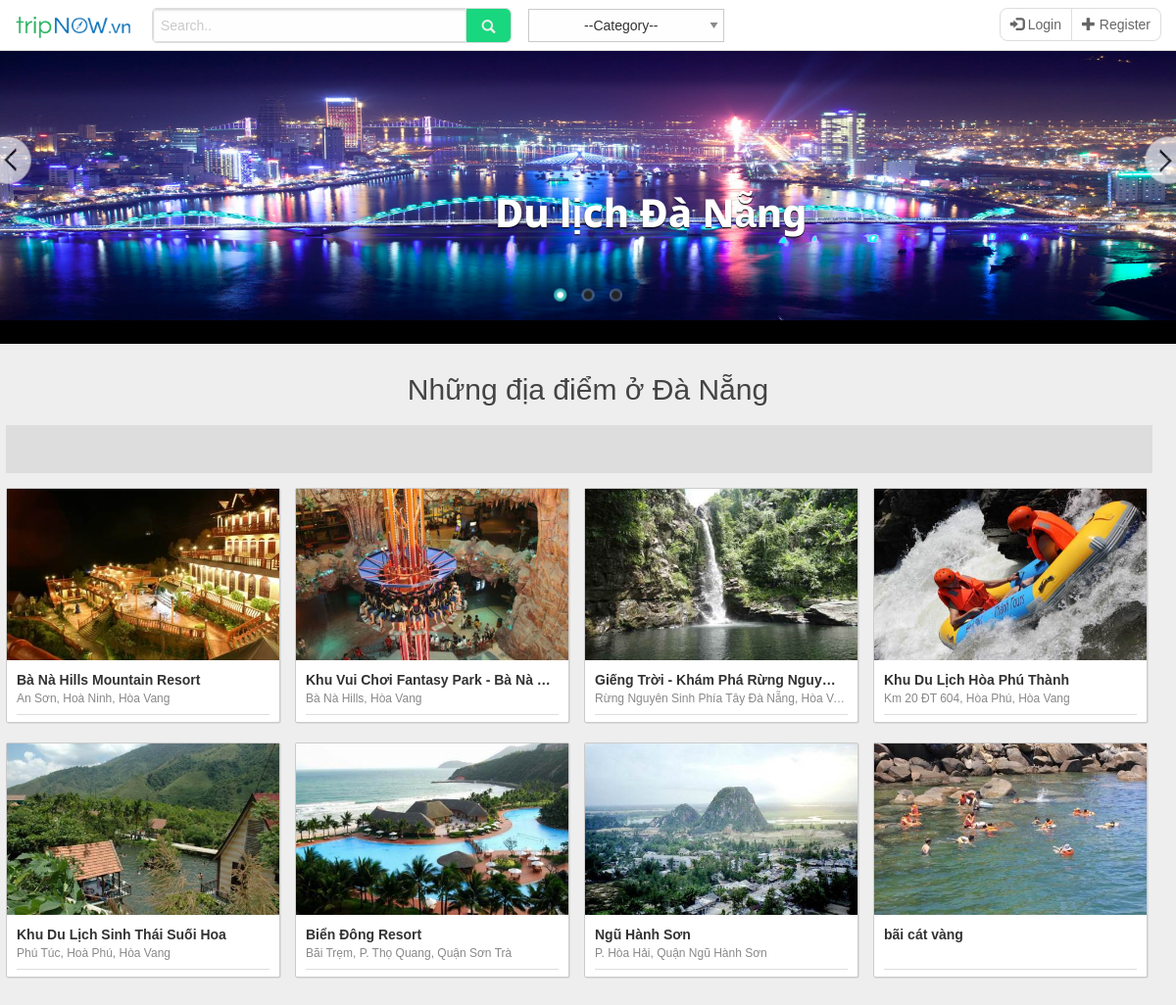
The app's page /city.php?city=DN with its own data.
### tables this page shows
CREATE TABLE `place` (
  `ID` int(11) NOT NULL,
  `name` text NOT NULL,
  `address` text NOT NULL,
  `image` text NOT NULL,
  `category` text NOT NULL,
  `description` text NOT NULL,
  `city` text NOT NULL,
  `phone` text NOT NULL,
  `time_open` text NOT NULL,
  `quality` float NOT NULL
);

### city.php (the view, shortened to what this page needs)
<!DOCTYPE html>
<html>
<head>
	<link rel="stylesheet" type="text/css" href="css/city-style.css">
	<link rel="stylesheet" href="https://maxcdn.bootstrapcdn.com/bootstrap/3.3.7/css/bootstrap.min.css">
		     <link rel="stylesheet" href="https://cdnjs.cloudflare.com/ajax/libs/foundation/6.2.3/foundation.min.css">
		     <link rel="stylesheet" type="text/css" href="https://cdn.jsdelivr.net/sweetalert2/4.0.4/sweetalert2.min.css">
</head>
<body>
<?php include('header.php') ?>
<?php
if($_GET['city']=='DN') $city = 'Đà Nẵng';
?>
<div class="banner">
<?php include("banner.php"); ?>
</div>
<?php if($city == 'Đà Nẵng') echo '<h1 class="city-banner" style="left:505px">Du lịch '.$city.'</h1>';
?>
<h2 style="text-align: center;color: #444;">Những địa điểm ở <?php echo $city ?></h2>
<div class="content">
	<div class="panel-bar">
	</div>
	 <div class="panel-content">
	 <?php
	$link = mysqli_connect('localhost:3306','root','','tourist') or die("Could not connect");
	mysqli_set_charset($link,"utf8");
	$sql = "select * from place where city = '".$_GET['city']."'";
	$result = mysqli_query($link,$sql);
	if (mysqli_num_rows($result) > 0)
	{
	    while($row = mysqli_fetch_assoc($result)) {
	       $name = $row['name'];
	       $address = $row['address'];
	       $image = $row['image'];
	?>
	 	<div class="content-item">
                      <div class="avatar">
                       <a href="info.php?name=<?php echo $name ?>">
                       <div class="image">
                            <img src="image/<?php echo $image ?>">
                        </div>
                        </a>
                      </div>
                      <div id="item-data">
                       <div class="item-title">
                      <div class="title-text">
                          <a href="info.php?name=<?php echo $name ?>" ><?php echo $name?></a>
                          </div>
                      <div class="item-addr"><?php echo $address?></div>
                  </div>
                  </div>
	 	</div>
	 	<?php
	    }
	}
	include('popup.php');
	?>
</div>
</body>
</html>

### css/city-style.css (style rules this page uses)
body { background-color: #eee; font-family: arial; margin:0; }
h2 { margin-top: 30px; }
.content { width: 1188px; margin: 20px auto; display: block; overflow:hidden; }
.panel-bar { width: 1170px; height: 49px; background-color: #ddd; display: block; position: relative; top:0; border: 1px solid #ddd; z-index: 1; }
.panel-content { width: inherit; margin-top: 15px; display: block; }
.content-item { width: 280px; margin: 0 15px 20px 0; float: left; background: #fff; border: 1px solid #ccc; box-shadow: 0.5px 0.5px #ccc; border-radius: 2px; min-height: 240px; }
.image { width: 100%; height: 175px; overflow: hidden; }
.image img { width: 100%; height: 100%; transition: all 1s ease; }
#item-data { padding: 10px; height: 60px; }
.item-title { display: block; overflow: hidden; height: 46px; border-bottom: 1px solid #ddd; }
.item-title a,.item-title a:focus { color:#333; text-decoration: none; }
.title-text { white-space: nowrap; width: 250px; height: 21px; display: block; font-size: 14px; padding: 0; font-weight: 700; overflow: hidden; text-overflow: ellipsis; }
.item-addr { font-weight: 500; color: #888; font-size: 12px; white-space: nowrap; overflow: hidden; text-overflow: ellipsis; display: block; margin: 0; padding: 0; }
.banner { background-color: #000; height: 351px; }
.city-banner { font-family: 'Noto Sans', sans-serif; position: absolute; top: 175px; left: 504px; font-size: 40px; color: #fff; text-shadow: 0 1px 1px #000; font-weight: 800; }

### records on screen
place: image (picture), name "Bà Nà Hills Mountain Resort", address "An Sơn, Hoà Ninh, Hòa Vang"
place: image (picture), name "Khu Vui Chơi Fantasy Park - Bà Nà…", address "Bà Nà Hills, Hòa Vang"
place: image (picture), name "Giếng Trời - Khám Phá Rừng Nguy…", address "Rừng Nguyên Sinh Phía Tây Đà Nẵng, Hòa V…"
place: image (picture), name "Khu Du Lịch Hòa Phú Thành", address "Km 20 ĐT 604, Hòa Phú, Hòa Vang"
place: image (picture), name "Khu Du Lịch Sinh Thái Suối Hoa", address "Phú Túc, Hoà Phú, Hòa Vang"
place: image (picture), name "Biển Đông Resort", address "Bãi Trẹm, P. Thọ Quang, Quận Sơn Trà"
place: image (picture), name "Ngũ Hành Sơn", address "P. Hòa Hải, Quận Ngũ Hành Sơn"
place: image (picture), name "bãi cát vàng"

### other values on screen
$city "Đà Nẵng"
